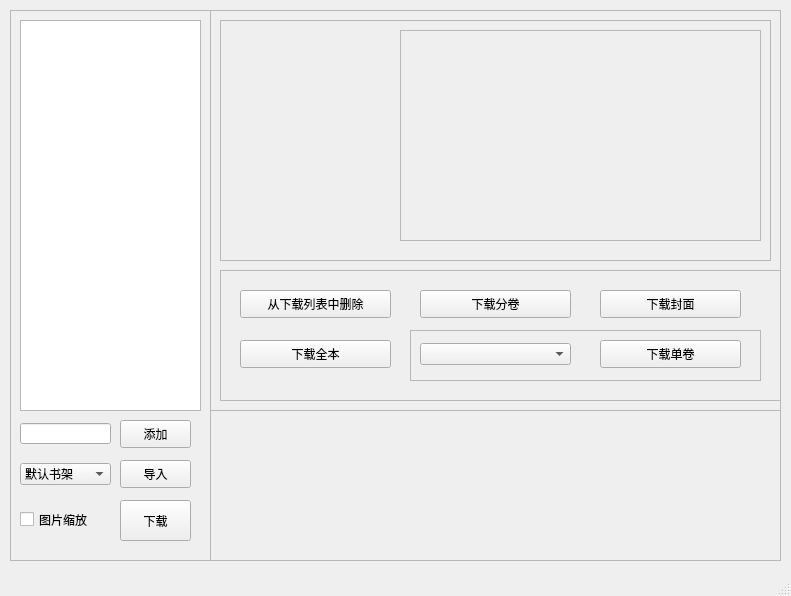
<?xml version="1.0" encoding="UTF-8"?>
<ui version="4.0">
 <class>mainWindow</class>
 <widget class="QMainWindow" name="mainWindow">
  <property name="geometry">
   <rect>
    <x>0</x>
    <y>0</y>
    <width>791</width>
    <height>596</height>
   </rect>
  </property>
  <property name="windowTitle">
   <string>Wenku8Downloader</string>
  </property>
  <widget class="QWidget" name="centralwidget">
   <widget class="QFrame" name="Books">
    <property name="geometry">
     <rect>
      <x>10</x>
      <y>10</y>
      <width>201</width>
      <height>551</height>
     </rect>
    </property>
    <property name="frameShape">
     <enum>QFrame::StyledPanel</enum>
    </property>
    <property name="frameShadow">
     <enum>QFrame::Raised</enum>
    </property>
    <widget class="QLineEdit" name="BookID">
     <property name="geometry">
      <rect>
       <x>10</x>
       <y>413</y>
       <width>91</width>
       <height>21</height>
      </rect>
     </property>
    </widget>
    <widget class="QPushButton" name="BookAdd">
     <property name="geometry">
      <rect>
       <x>110</x>
       <y>410</y>
       <width>71</width>
       <height>28</height>
      </rect>
     </property>
     <property name="text">
      <string>添加</string>
     </property>
    </widget>
    <widget class="QComboBox" name="Bookcase">
     <property name="geometry">
      <rect>
       <x>10</x>
       <y>453</y>
       <width>91</width>
       <height>22</height>
      </rect>
     </property>
     <item>
      <property name="text">
       <string>默认书架</string>
      </property>
     </item>
     <item>
      <property name="text">
       <string>第一组书架</string>
      </property>
     </item>
     <item>
      <property name="text">
       <string>第二组书架</string>
      </property>
     </item>
     <item>
      <property name="text">
       <string>第三组书架</string>
      </property>
     </item>
     <item>
      <property name="text">
       <string>第四组书架</string>
      </property>
     </item>
     <item>
      <property name="text">
       <string>第五组书架</string>
      </property>
     </item>
    </widget>
    <widget class="QPushButton" name="BookAddFromBookcase">
     <property name="geometry">
      <rect>
       <x>110</x>
       <y>450</y>
       <width>71</width>
       <height>28</height>
      </rect>
     </property>
     <property name="text">
      <string>导入</string>
     </property>
    </widget>
    <widget class="QPushButton" name="Download">
     <property name="geometry">
      <rect>
       <x>110</x>
       <y>490</y>
       <width>71</width>
       <height>41</height>
      </rect>
     </property>
     <property name="text">
      <string>下载</string>
     </property>
    </widget>
    <widget class="QCheckBox" name="IsResize">
     <property name="geometry">
      <rect>
       <x>10</x>
       <y>500</y>
       <width>91</width>
       <height>19</height>
      </rect>
     </property>
     <property name="text">
      <string>图片缩放</string>
     </property>
    </widget>
    <widget class="QListWidget" name="BookList">
     <property name="geometry">
      <rect>
       <x>10</x>
       <y>10</y>
       <width>181</width>
       <height>391</height>
      </rect>
     </property>
    </widget>
   </widget>
   <widget class="QFrame" name="Book">
    <property name="geometry">
     <rect>
      <x>210</x>
      <y>10</y>
      <width>571</width>
      <height>401</height>
     </rect>
    </property>
    <property name="frameShape">
     <enum>QFrame::StyledPanel</enum>
    </property>
    <property name="frameShadow">
     <enum>QFrame::Raised</enum>
    </property>
    <widget class="QFrame" name="BookInfo">
     <property name="geometry">
      <rect>
       <x>10</x>
       <y>10</y>
       <width>551</width>
       <height>241</height>
      </rect>
     </property>
     <property name="frameShape">
      <enum>QFrame::StyledPanel</enum>
     </property>
     <property name="frameShadow">
      <enum>QFrame::Raised</enum>
     </property>
     <widget class="QLabel" name="BookCover">
      <property name="geometry">
       <rect>
        <x>20</x>
        <y>10</y>
        <width>141</width>
        <height>211</height>
       </rect>
      </property>
      <property name="text">
       <string/>
      </property>
     </widget>
     <widget class="QTextBrowser" name="BookTextInfo">
      <property name="enabled">
       <bool>false</bool>
      </property>
      <property name="geometry">
       <rect>
        <x>180</x>
        <y>10</y>
        <width>361</width>
        <height>211</height>
       </rect>
      </property>
      <property name="readOnly">
       <bool>true</bool>
      </property>
      <property name="html">
       <string>&lt;!DOCTYPE HTML PUBLIC &quot;-//W3C//DTD HTML 4.0//EN&quot; &quot;http://www.w3.org/TR/REC-html40/strict.dtd&quot;&gt;
&lt;html&gt;&lt;head&gt;&lt;meta name=&quot;qrichtext&quot; content=&quot;1&quot; /&gt;&lt;style type=&quot;text/css&quot;&gt;
p, li { white-space: pre-wrap; }
&lt;/style&gt;&lt;/head&gt;&lt;body style=&quot; font-family:'SimSun'; font-size:9pt; font-weight:400; font-style:normal;&quot;&gt;
&lt;p align=&quot;center&quot; style=&quot;-qt-paragraph-type:empty; margin-top:0px; margin-bottom:0px; margin-left:0px; margin-right:0px; -qt-block-indent:0; text-indent:0px;&quot;&gt;&lt;br /&gt;&lt;/p&gt;&lt;/body&gt;&lt;/html&gt;</string>
      </property>
     </widget>
    </widget>
    <widget class="QFrame" name="BookTools">
     <property name="geometry">
      <rect>
       <x>10</x>
       <y>260</y>
       <width>561</width>
       <height>131</height>
      </rect>
     </property>
     <property name="frameShape">
      <enum>QFrame::StyledPanel</enum>
     </property>
     <property name="frameShadow">
      <enum>QFrame::Raised</enum>
     </property>
     <widget class="QPushButton" name="DeleteFromList">
      <property name="geometry">
       <rect>
        <x>20</x>
        <y>20</y>
        <width>151</width>
        <height>28</height>
       </rect>
      </property>
      <property name="text">
       <string>从下载列表中删除</string>
      </property>
     </widget>
     <widget class="QPushButton" name="DownloadAll">
      <property name="geometry">
       <rect>
        <x>20</x>
        <y>70</y>
        <width>151</width>
        <height>28</height>
       </rect>
      </property>
      <property name="text">
       <string>下载全本</string>
      </property>
     </widget>
     <widget class="QPushButton" name="DownloadVolumes">
      <property name="geometry">
       <rect>
        <x>200</x>
        <y>20</y>
        <width>151</width>
        <height>28</height>
       </rect>
      </property>
      <property name="text">
       <string>下载分卷</string>
      </property>
     </widget>
     <widget class="QPushButton" name="DownloadCover">
      <property name="geometry">
       <rect>
        <x>380</x>
        <y>20</y>
        <width>141</width>
        <height>28</height>
       </rect>
      </property>
      <property name="text">
       <string>下载封面</string>
      </property>
     </widget>
     <widget class="QFrame" name="DownloadVolume">
      <property name="geometry">
       <rect>
        <x>190</x>
        <y>60</y>
        <width>351</width>
        <height>51</height>
       </rect>
      </property>
      <property name="frameShape">
       <enum>QFrame::StyledPanel</enum>
      </property>
      <property name="frameShadow">
       <enum>QFrame::Raised</enum>
      </property>
      <widget class="QPushButton" name="DownloadSingleVolume">
       <property name="geometry">
        <rect>
         <x>190</x>
         <y>10</y>
         <width>141</width>
         <height>28</height>
        </rect>
       </property>
       <property name="text">
        <string>下载单卷</string>
       </property>
      </widget>
      <widget class="QComboBox" name="Volumes">
       <property name="geometry">
        <rect>
         <x>10</x>
         <y>13</y>
         <width>151</width>
         <height>22</height>
        </rect>
       </property>
      </widget>
     </widget>
    </widget>
   </widget>
   <widget class="QFrame" name="Log">
    <property name="geometry">
     <rect>
      <x>210</x>
      <y>410</y>
      <width>571</width>
      <height>151</height>
     </rect>
    </property>
    <property name="frameShape">
     <enum>QFrame::StyledPanel</enum>
    </property>
    <property name="frameShadow">
     <enum>QFrame::Raised</enum>
    </property>
    <widget class="QTextBrowser" name="Logs">
     <property name="enabled">
      <bool>false</bool>
     </property>
     <property name="geometry">
      <rect>
       <x>0</x>
       <y>0</y>
       <width>571</width>
       <height>151</height>
      </rect>
     </property>
    </widget>
   </widget>
  </widget>
  <widget class="QStatusBar" name="statusbar"/>
 </widget>
 <resources/>
 <connections/>
</ui>
